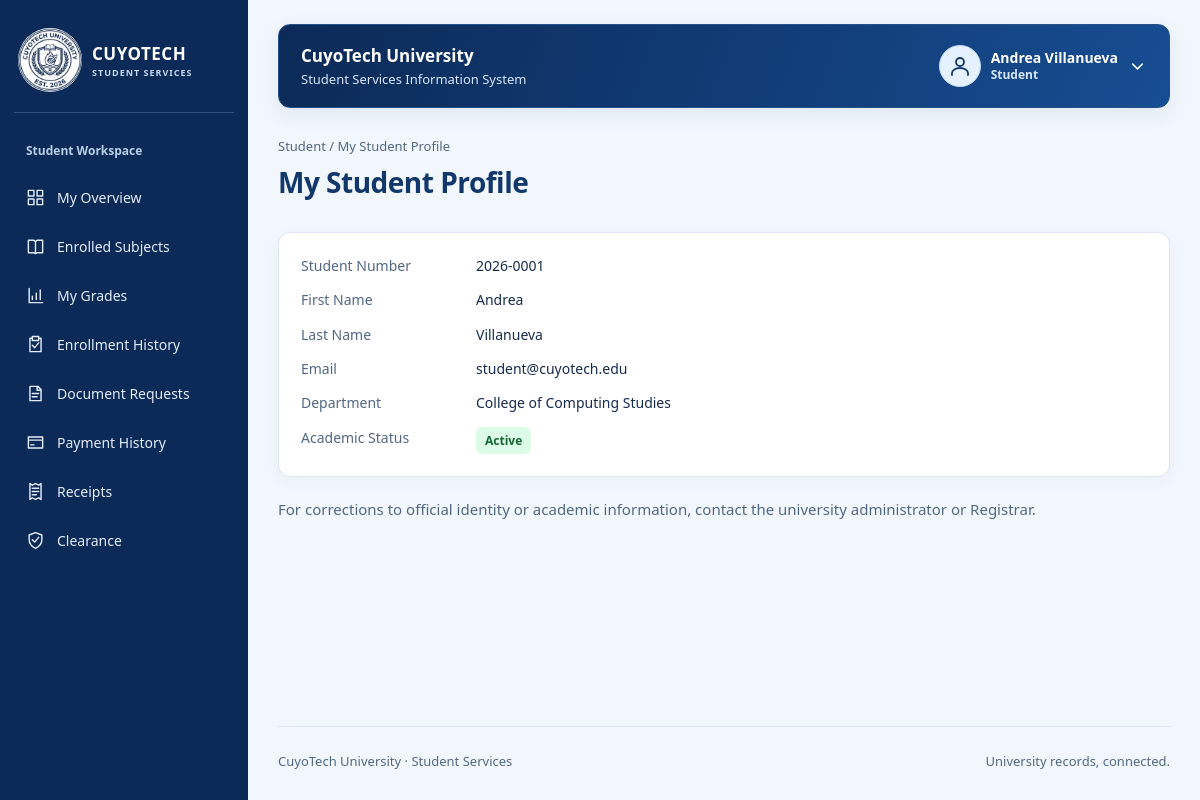
Page /student/profile.php (signed in) on the committed database.
### tables this page shows
CREATE TABLE IF NOT EXISTS students (
    student_id INT AUTO_INCREMENT PRIMARY KEY,
    account_id INT NOT NULL UNIQUE,
    department_id INT NOT NULL,
    student_number VARCHAR(30) NOT NULL UNIQUE,
    first_name VARCHAR(200) NOT NULL,
    last_name VARCHAR(200) NOT NULL,
    academic_status VARCHAR(20) NOT NULL DEFAULT 'ACTIVE',
    FOREIGN KEY (account_id) REFERENCES accounts(account_id),
    FOREIGN KEY (department_id) REFERENCES departments(department_id)
);

CREATE TABLE IF NOT EXISTS accounts (
    account_id INT AUTO_INCREMENT PRIMARY KEY,
    email VARCHAR(254) NOT NULL UNIQUE,
    password_hash VARCHAR(255) NOT NULL,
    account_role VARCHAR(10) NOT NULL,
    is_active BOOLEAN NOT NULL DEFAULT TRUE,
    created_at DATETIME NOT NULL DEFAULT CURRENT_TIMESTAMP,
    updated_at DATETIME NOT NULL DEFAULT CURRENT_TIMESTAMP ON UPDATE CURRENT_TIMESTAMP
);

CREATE TABLE IF NOT EXISTS departments (
    department_id INT AUTO_INCREMENT PRIMARY KEY,
    department_code VARCHAR(20) NOT NULL UNIQUE,
    department_name VARCHAR(150) NOT NULL
);

### config/database.php (called while the page is built)
<?php
function config(): array
{
    return [
        'host' => '127.0.0.1',
        'port' => '3306',
        'database' => 'cuyotech_ssis_db',
        'username' => 'root',
        'password' => '',
        'base_url' => '/CuyoTech-SSIS',
        'campus_image' => '',
        'grade_values' => [],
    ];
}
function db(): PDO
{
    static $pdo;
    if (!$pdo) {
        $c = config();
        $pdo = new PDO(
            "mysql:host={$c['host']};port={$c['port']};dbname={$c['database']}",
            $c['username'],
            $c['password'],
            [
                PDO::ATTR_ERRMODE => PDO::ERRMODE_EXCEPTION,
                PDO::ATTR_DEFAULT_FETCH_MODE => PDO::FETCH_ASSOC,
                PDO::ATTR_EMULATE_PREPARES => false,
            ]
        );
        $pdo->exec("SET time_zone = '+00:00'");
    }
    return $pdo;
}

### includes/auth.php (called while the page is built, shortened)
<?php
require_once __DIR__ . '/functions.php';
function current_user(): ?array
{
    $user = one('SELECT a.account_id, a.email, a.account_role, a.is_active,
        COALESCE(s.first_name,f.first_name) AS first_name,COALESCE(s.last_name,f.last_name) AS last_name,
        s.student_id, s.department_id AS student_department_id, TRIM(CONCAT(s.first_name,CHAR(32),s.last_name)) AS student_name,
        f.staff_id, TRIM(CONCAT(f.first_name,CHAR(32),f.last_name)) AS staff_name, f.staff_role, f.access_scope, f.department_id
        FROM accounts a LEFT JOIN students s ON s.account_id=a.account_id
        LEFT JOIN staff_users f ON f.account_id=a.account_id WHERE a.account_id=?', [$_SESSION['account_id']]);
    $user['role'] = $user['account_role'] === 'STUDENT' ? 'STUDENT' : $user['staff_role'];
    $user['full_name'] = $user['student_name'] ?: $user['staff_name'];
    return $user;
}
function require_role(string ...$allowed): array
{
    $user = current_user();
    return $user;
}
function portal(array $user): string
{
    return strtolower($user['role']);
}

### student/profile.php (the view)
<?php
require_once __DIR__ . '/../includes/auth.php';
$user = require_role('STUDENT');
$student = one('SELECT s.*,TRIM(CONCAT(s.first_name,CHAR(32),s.last_name)) AS full_name,d.department_name FROM students s JOIN departments d ON d.department_id=s.department_id WHERE student_id=?', [$user['student_id']]);
$title = 'My Student Profile';
require __DIR__ . '/../includes/header.php';
?>
<section class="panel">
    <dl>
        <dt>Student Number</dt>
        <dd>
            <?= e($student['student_number']) ?>
        </dd>
        <dt>First Name</dt>
        <dd><?= e($student['first_name']) ?></dd>
        <dt>Last Name</dt>
        <dd><?= e($student['last_name']) ?></dd>
        <dt>Email</dt>
        <dd>
            <?= e($user['email']) ?>
        </dd>
        <dt>Department</dt>
        <dd>
            <?= e($student['department_name']) ?>
        </dd>
        <dt>Academic Status</dt>
        <dd>
            <?= badge($student['academic_status']) ?>
        </dd>
    </dl>
</section>
<p class="muted">For corrections to official identity or academic information, contact the university administrator or Registrar.</p>
<?php require __DIR__ . '/../includes/footer.php'; ?>

### includes/header.php (shortened to what this page needs)
<!doctype html>
<html lang="en">
<head>
    <link rel="stylesheet" href="<?= e(url('assets/css/app.css')) ?>">
</head>
<body class="portal-layout">
    <header class="topbar">
        <div class="workspace-name">CuyoTech University<small>Student Services Information System</small></div>
        <button type="button" class="menu-toggle" aria-controls="portal-nav" aria-expanded="false"><?= icon('menu') ?> Menu</button>
        <details class="profile-menu">
            <summary aria-label="Open account menu">
                <span class="avatar"><?= icon('profile') ?></span>
                <span class="profile-identity"><strong><?= e($user['full_name']) ?></strong><small><?= e(ui_label($user['role'])) ?></small></span>
                <?= icon('chevron') ?>
            </summary>
        </details>
    </header>
    <div class="shell">
        <?php require __DIR__ . '/sidebar.php'; ?>
        <main class="content" id="main" tabindex="-1">
            <div class="eyebrow">
                <?= e(ui_label($user['role'])) ?> / <?= e(ucwords($title)) ?>
            </div>
            <div class="page-heading">
                <div>
                    <h1>
                        <?= e(ucwords($title)) ?>
                    </h1>
                </div>
            </div>

### includes/functions.php (shortened to what this page needs)
<?php
require_once __DIR__ . '/../config/database.php';
function e($value): string
{
    return htmlspecialchars((string) ($value ?? ''), ENT_QUOTES | ENT_SUBSTITUTE, 'UTF-8');
}
function url(string $path): string
{
    return config()['base_url'] . '/' . ltrim($path, '/');
}
function query(string $sql, array $params = []): PDOStatement
{
    $stmt = db()->prepare($sql);
    $stmt->execute($params);
    return $stmt;
}
function one(string $sql, array $params = []): ?array
{
    return query($sql, $params)->fetch() ?: null;
}
function badge(string $value): string
{
    return '<span class="badge ' . e(strtolower($value)) . '">' . e(ui_label($value)) . '</span>';
}
function icon(string $name): string
{
    $aliases = ['accounts' => 'users', 'students' => 'student', 'departments' => 'building', 'courses' => 'graduation', 'subjects' => 'book', 'enrollments' => 'enrollment', 'terms' => 'calendar', 'grades' => 'results', 'document-requests' => 'file', 'service-catalog' => 'catalog', 'receipts' => 'receipt', 'payments' => 'payment', 'clearance' => 'shield', 'clearances' => 'shield', 'clearance-status' => 'shield', 'activity-log' => 'activity'];
    $paths = [
        'enrollment' => 'M8 4H5v17h14V4h-3 M8 2h8v5H8z M8 13l3 3 5-6',
        'student' => 'M5 21v-2a7 5 0 0 1 14 0v2 M8 8v3a4 4 0 0 0 8 0V8 M3 5l9-4 9 4-9 4z M21 5v7',
        'building' => 'M4 21V3h16v18 M2 21h20 M8 7h2 M14 7h2 M8 11h2 M14 11h2 M10 21v-6h4v6',
        'graduation' => 'M2 8l10-5 10 5-10 5z M6 11v6q6 5 12 0v-6 M22 8v10',
        'results' => 'M4 3v18h17 M8 17v-4 M13 17V9 M18 17V5',
        'receipt' => 'M5 2l3 2 4-2 4 2 3-2v20l-3-2-4 2-4-2-3 2z M8 8h8 M8 12h8 M8 16h5',
        'shield' => 'M12 2l8 3v6c0 5-4 9-8 11-4-2-8-6-8-11V5z m-4 9 3 3 5-6',
        'catalog' => 'M4 3h16v18H4z M8 7h2 M13 7h3 M8 12h2 M13 12h3 M8 17h2 M13 17h3',
        'back' => 'M20 12H4 m7-7-7 7 7 7',
        'chevron' => 'm6 9 6 6 6-6',
        'dashboard' => 'M3 3h7v7H3z M14 3h7v7h-7z M3 14h7v7H3z M14 14h7v7h-7z',
        'users' => 'M16 21v-2a4 4 0 0 0-4-4H6a4 4 0 0 0-4 4v2 M9 11a4 4 0 1 0 0-8 4 4 0 0 0 0 8 M17 4a4 4 0 0 1 0 8 M22 21v-2a4 4 0 0 0-3-4',
        'book' => 'M3 4h7l2 2 2-2h7v16h-7l-2 1-2-1H3z M12 6v15',
        'calendar' => 'M4 5h16v16H4z M8 2v6 M16 2v6 M4 11h16',
        'file' => 'M5 3h10l4 4v14H5z M14 3v5h5 M8 12h8 M8 16h6',
        'check' => 'm4 12 5 5L20 6',
        'close' => 'm6 6 12 12 M18 6 6 18',
        'payment' => 'M3 5h18v14H3z M3 9h18 M6 15h4',
        'activity' => 'M3 12h4l3-8 4 16 3-8h4',
        'profile' => 'M12 12a4 4 0 1 0 0-8 4 4 0 0 0 0 8 M4 21v-2a8 5 0 0 1 16 0v2',
        'search' => 'M10 17a7 7 0 1 0 0-14 7 7 0 0 0 0 14 m5-2 6 6',
        'add' => 'M12 4v16 M4 12h16',
        'edit' => 'm4 15 12-12 5 5L9 20H4z M14 5l5 5',
        'eye' => 'M2 12s4-7 10-7 10 7 10 7-4 7-10 7S2 12 2 12 M12 15a3 3 0 1 0 0-6 3 3 0 0 0 0 6',
        'logout' => 'M9 4H3v16h6 M9 12h12 m-5-5 5 5-5 5',
        'print' => 'M6 9V3h12v6 M6 17H3V9h18v8h-3 M6 14h12v7H6z',
        'menu' => 'M3 6h18 M3 12h18 M3 18h18',
        'delete' => 'M3 6h18 M9 6V3h6v3 M5 6l1 15h12l1-15 M10 10v7 M14 10v7',
    ];
    $name = $aliases[$name] ?? $name;
    $path = $paths[$name] ?? $paths['file'];
    return '<svg class="icon" viewBox="0 0 24 24" fill="none" stroke="currentColor" stroke-width="1.8" stroke-linecap="round" stroke-linejoin="round" aria-hidden="true" focusable="false"><path d="' . $path . '"/></svg>';
}
function ui_label(string $value): string
{
    $labels = ['ADMIN' => 'Administrator', 'DEPARTMENT' => 'Department Staff', 'UNIVERSITY' => 'University-wide'];
    return $labels[$value] ?? ucwords(strtolower(str_replace('_', ' ', $value)));
}
?>

### includes/sidebar.php
<?php
$menus = [
    'ADMIN' => ['dashboard' => 'Overview', 'accounts' => 'User accounts', 'service-catalog' => 'Service catalog', 'departments' => 'Departments', 'courses' => 'Courses', 'subjects' => 'Subjects', 'terms' => 'Academic terms', 'activity-log' => 'Request activity'],
    'STUDENT' => ['dashboard' => 'My overview', 'subjects' => 'Enrolled subjects', 'grades' => 'My grades', 'enrollments' => 'Enrollment history', 'document-requests' => 'Document requests', 'payments' => 'Payment history', 'receipts' => 'Receipts', 'clearance' => 'Clearance'],
    'REGISTRAR' => ['dashboard' => 'Registrar desk', 'enrollments' => 'Enrollments', 'grades' => 'Grade records', 'document-requests' => 'Document requests', 'clearance-status' => 'Clearance status'],
    'CASHIER' => ['dashboard' => 'Cashier desk', 'payments' => 'Payment verification', 'receipts' => 'Issued receipts'],
    'DEPARTMENT' => ['dashboard' => 'Department desk', 'clearances' => 'Clearance processing', 'students' => 'Department students'],
];
$page = basename($_SERVER['SCRIPT_NAME'], '.php');
$parentPages = [
    'account-create' => 'accounts',
    'account-edit' => 'accounts',
    'account-toggle' => 'accounts',
    'request-create' => 'document-requests',
    'request-details' => 'document-requests',
    'enrollment-details' => 'enrollments',
    'grade-entry' => 'grades',
    'payment-create' => 'payments',
    'payment-details' => 'payments',
    'verify-payment' => 'payments',
    'clearance-details' => 'clearances'
];
$activePage = $parentPages[$page] ?? $page;
?>
<nav class="sidebar" id="portal-nav" aria-label="Portal navigation">
    <a class="brand" href="<?= e(url(portal($user) . '/dashboard.php')) ?>">
        <span class="brand-emblem"><img class="university-logo" src="<?= e(url('assets/images/CuyoTech-Logo.png')) ?>" alt="" width="80" height="80"></span>
        <div>CUYOTECH<small>STUDENT SERVICES</small>
        </div>
    </a>
    <div class="label"><?= e(ui_label($user['role'])) ?> Workspace</div>
    <?php foreach ($menus[$user['role']] as $file => $label): ?>
        <a <?= $activePage === $file ? 'aria-current="page"' : '' ?> class="<?= $activePage === $file ? 'active' : '' ?>" href="<?= e(url(portal($user) . '/' . $file . '.php')) ?>">
            <?= icon($file) ?>
            <?= e(ucwords($label)) ?>
        </a>
    <?php endforeach; ?>
</nav>

### rows in the picture
students: account.account_role "Student", account.account_role "My Overview", account.account_role "Enrolled Subjects", account.account_role "My Grades", account.account_role "Enrollment History", account.account_role "Document Requests", account.account_role "Payment History", account.account_role "Receipts", account.account_role "Clearance", student_number "2026-0001", first_name "Andrea", last_name "Villanueva", account.email "student@cuyotech.edu", department.department_name "College of Computing Studies", academic_status "Active"

### other values in the picture
$user['full_name'] "Andrea Villanueva"
$title "My Student Profile"
